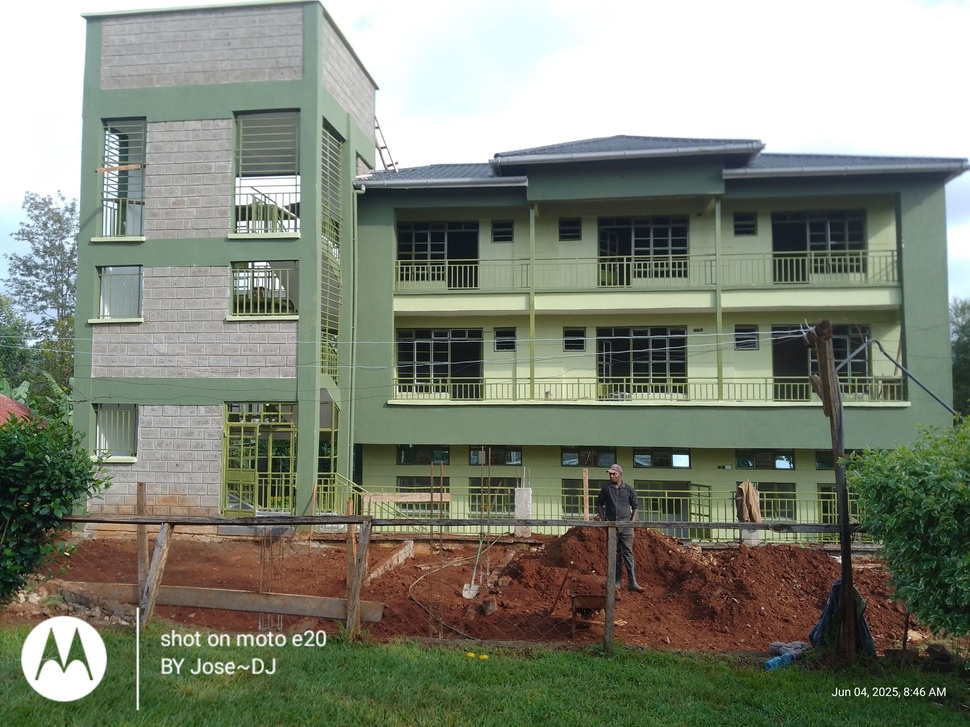
#> input picture IMG_20250604_084602_413.jpg, 970 x 727 px, shrunk from 6667 x 5000 before the run
$ python image.mirroring.py
#> lines starting #> are read from the running program, lines starting #| are printed output that depends on the picture
from PIL import Image

original_image = "IMG_20250604_084602_413.jpg"
img = Image.open(original_image)
#> img is the input picture: PIL image 970x727 RGB; mean R, G, B 127.4, 132.4, 118.1

mirror_img = img.transpose(Image.FLIP_LEFT_RIGHT)
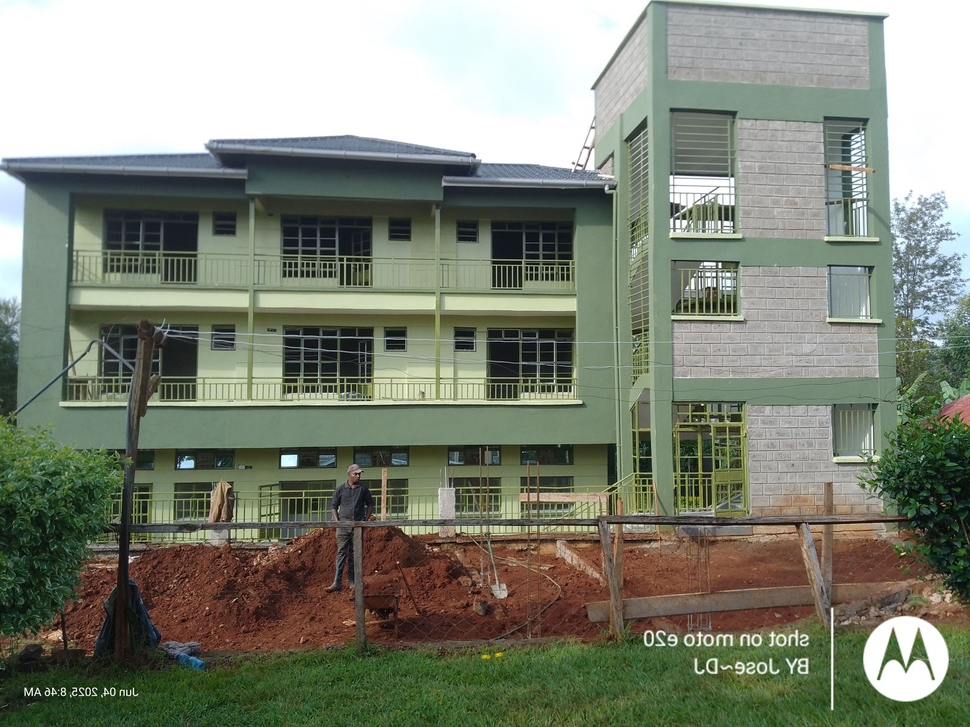
#> mirror_img: PIL image 970x727 RGB; mean R, G, B 127.4, 132.4, 118.1
mirrored_image = "IMG_20250604_084602_413_mirror.jpg"
mirror_img.save(mirrored_image)
Image.open(mirrored_image).show()
